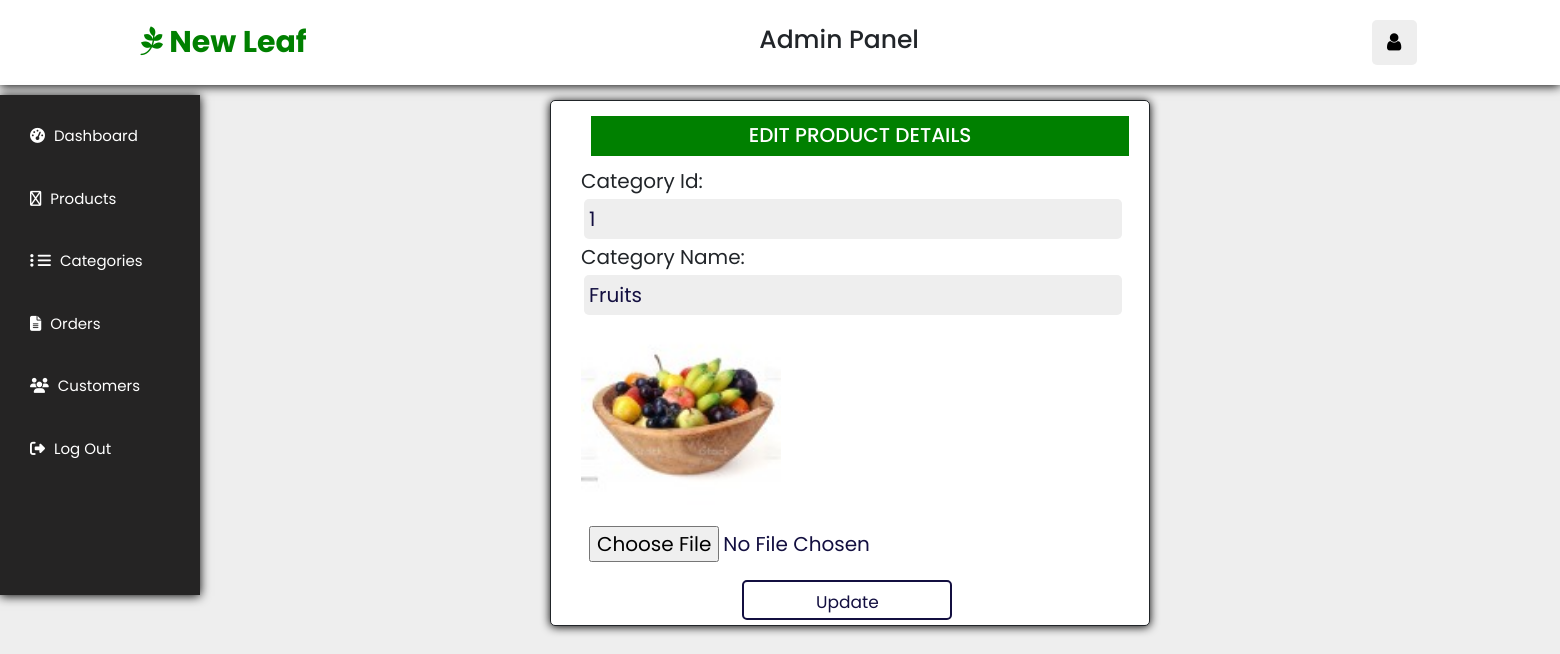
Page /New_Leaf_Grocery_Admin/updateCategories.php?id=1 (signed in) on the committed database.
### tables this page shows
CREATE TABLE `category` (
  `c_id` int(100) NOT NULL,
  `c_name` varchar(100) NOT NULL,
  `category_img_name` varchar(100) NOT NULL
);

### New_Leaf_Grocery_Admin/updateCategories.php (the view, shortened to what this page needs)
<?php
if(isset($_SESSION['email'])){
include_once('dashboard.php');
$serverName= "localhost";
$hostName = "root";
$password= "";
$dbname="new_leaf_mart";
$con = mysqli_connect($serverName,$hostName,$password,$dbname);
$id= $_GET["id"];
$sql="SELECT `c_id`,`c_name`,`category_img_name` FROM category where `c_id`='$id'";
$result=mysqli_query($con,$sql);
$row=mysqli_fetch_array($result);
?>
<!DOCTYPE html>
<html lang="en">
<head>
</head>
<body>
    <div class="addProduct">
    <form class="addProducts-form" enctype="multipart/form-data" method="post">
        <h3>Edit Product Details</h3>
        Category Id:<input type="text" id="category-id" name="category-id" class="box" value="<?php echo $row['c_id'];?>" required="True">
        Category Name:<input type="text" id="category-name" name="category-name" class="box" value="<?php echo $row['c_name'];?>" required="True">
        <img src="<?php echo $row['category_img_name']?>" length="200" width="200" alt="">
        <input type="file" id="category-photo" name="category-photo" accept="image/png, image/jpeg, image/jpg" placeholder="select category Photo" class="box1" required="true" />
        <input type="submit" id="update" name="update" class="btnn1" value="Update"><br>
   </form>
   </div>
</body>
</html>
<?php
}
else{
    echo "<script>alert('Login To Continue')</script>";
    print'<script>window.location.assign("index.php");</script>';
}
?>

### New_Leaf_Grocery_Admin/adminstyle2.css (style rules this page uses)
:root { --green:green; --black:#130f40; --light-color:#363434; --box-shadow:0 .1rem 1rem rgba(0,0,0.1); --border:.2rem solid rgba(0,0,0.1); --outline:.1rem solid rgba(0,0,0.1); --outline-hover:.2rem solid var(--black); }
* { font-family: 'Poppins', sans-serif; margin:0; padding:0; box-sizing: border-box; outline:none; border:none; text-decoration: none; text-transform: capitalize; }
html { font-size: 62.5%; overflow-x: hidden; scroll-behavior: smooth; scroll-padding-top: 7rem; }
body { background: #eee; }
h3 { font-size: 2.5rem; }
.btnn1 { border: .2rem solid var(--black); margin-top: 1rem; display: inline-block; padding: .8rem 3rem; font-size: 1.7rem; border-radius: .5rem; color: var(--black); cursor: pointer; background: none; width: 21rem; height: 4rem; margin-left: 30%; }
.addProduct { position: relative; top: 10rem; left: 55rem; align-items: center; }
.addProducts-form { font-size: 2rem; border: 1px solid; display: block; padding: .5rem 3rem; width: 60rem; box-shadow: var(--box-shadow); border-radius: .5rem; background: white; }
.addProducts-form h3 { padding: 0.7rem; margin: 1rem; top: .5rem; width: 100%; font-size: 2rem; height: 4rem; text-transform: uppercase; color: white; background:green; text-align: center; }
.addProducts-form .box { width: 100%; border: 0px solid; margin: .3rem; background: #eee; border-radius: .5rem; padding: .5rem; color: var(--black); }
.addProducts-form .box1 { width: 100%; border: 0px solid; margin: .3rem; border-radius: .5rem; padding: .5rem; color: var(--black); }

### rows in the picture
category: category-id "1", category-name "Fruits", category_img_name (picture)
